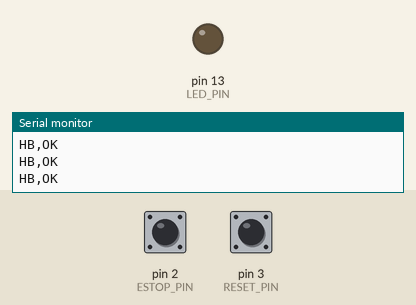
Recording of a sketch running on a simulated Arduino Uno, built with avr-gcc and run on an emulated ATmega328P. Parts: output pins drawn as LEDs (lit = HIGH), the last lines printed to the serial monitor. The inputs (shaded band) are chosen by the test bench; at power-on: pin 2 (ESTOP_PIN) HIGH, pin 3 (RESET_PIN) HIGH.

Above: at 1.2 s.
1.3 s: pin 2 (ESTOP_PIN) pulled LOW for 0.15 s
At 2.5 s:
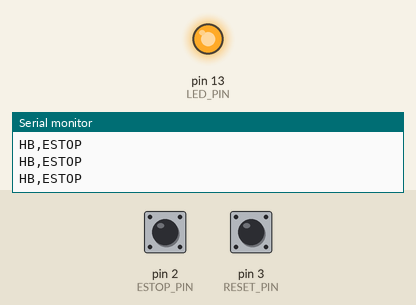
2.9 s: pin 3 (RESET_PIN) pulled LOW for 0.15 s
At 3.8 s:
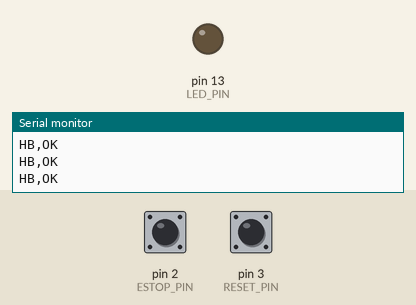
4.5 s: pin 2 (ESTOP_PIN) pulled LOW for 1 s
At 5.1 s:
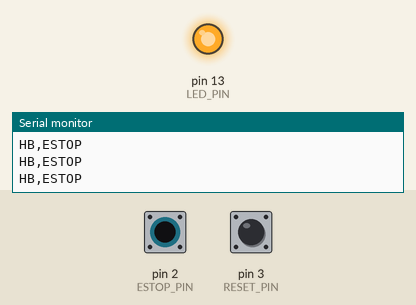
7.0 s: pin 3 (RESET_PIN) pulled LOW for 1 s
At 8.2 s:
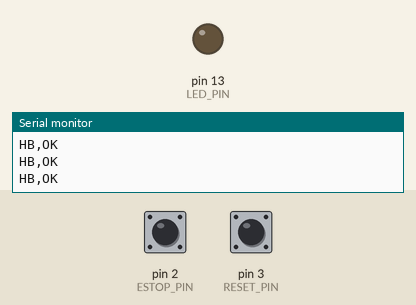
9.5 s: pin 2 (ESTOP_PIN) driven LOW and pin 3 (RESET_PIN) driven LOW
At 10.1 s:
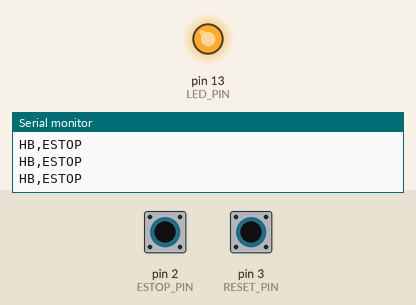
Timing chart, 0 to 12.0 s (numbered marks = the images above; inputs shaded):
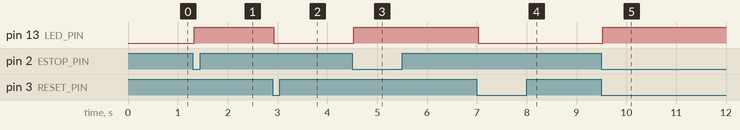

The sketch:

Pool_EStop_Arduino.ino
```cpp
/*
  Pool_EStop_Arduino - physical E-STOP + RESET for Pool_Robot_Menu_EStop.py

  WIRING (no resistors needed - the Arduino's internal pull-ups are used)
    E-STOP button : one leg -> pin 2, other leg -> GND
    RESET  button : one leg -> pin 3, other leg -> GND
    (optional) LED: pin 13 is the on-board LED - lit while the e-stop is latched
    USB cable to the PC (this is also the serial link, 115200 baud)

  With INPUT_PULLUP a pin reads HIGH when the button is up and LOW when pressed.

  BEHAVIOUR
    * Pressing E-STOP LATCHES the stop inside the Arduino. Letting go of the
      button does NOT clear it - only a RESET press does.
    * RESET is ignored while the E-STOP button is still held down.
    * The Arduino sends its state 10 times a second ("HB,ESTOP" or "HB,OK").
      This is a heartbeat: if the PC stops hearing it (cable pulled, board
      crashed) the Python side treats that as an E-STOP too.
    * Each press is also sent once as an event ("EVT,ESTOP" / "EVT,RESET") so
      the menu reacts on the very next frame.

  Serial messages (one per line):
    HB,OK        heartbeat, no stop latched
    HB,ESTOP     heartbeat, stop latched
    EVT,ESTOP    e-stop button just pressed
    EVT,RESET    reset button just pressed (and the latch was cleared)
    EVT,RESET_HELD  reset pressed but refused - e-stop button is still held
    READY        sent once after power-up
*/

const int ESTOP_PIN = 2;
const int RESET_PIN = 3;
const int LED_PIN   = 13;

const unsigned long DEBOUNCE_MS  = 30;    // a reading must be steady this long to count
const unsigned long HEARTBEAT_MS = 100;   // send state every 100 ms

struct Button {
  int pin;
  bool stable;              // debounced level: true = pressed
  bool lastRaw;
  unsigned long changedAt;
};

Button estopBtn = {ESTOP_PIN, false, false, 0};
Button resetBtn = {RESET_PIN, false, false, 0};

bool latched = false;
unsigned long lastBeat = 0;

// Returns true once, on the debounced press edge
bool Pressed_Edge(Button &b) {
  bool raw = (digitalRead(b.pin) == LOW);       // LOW = pressed (button pulls the pin to GND)
  unsigned long now = millis();
  if (raw != b.lastRaw) {                       // still bouncing - restart the timer
    b.lastRaw = raw;
    b.changedAt = now;
  }
  if (raw != b.stable && now - b.changedAt >= DEBOUNCE_MS) {
    b.stable = raw;
    return b.stable;                            // only report the press, not the release
  }
  return false;
}

void Send_Heartbeat() {
  Serial.println(latched ? "HB,ESTOP" : "HB,OK");
}

void setup() {
  pinMode(ESTOP_PIN, INPUT_PULLUP);
  pinMode(RESET_PIN, INPUT_PULLUP);
  pinMode(LED_PIN, OUTPUT);
  Serial.begin(115200);

  // If the e-stop is already held down at power-up, start latched (fail safe)
  delay(DEBOUNCE_MS);
  estopBtn.stable = estopBtn.lastRaw = (digitalRead(ESTOP_PIN) == LOW);
  resetBtn.stable = resetBtn.lastRaw = (digitalRead(RESET_PIN) == LOW);
  latched = estopBtn.stable;

  Serial.println("READY");
  Send_Heartbeat();
}

void loop() {
  if (Pressed_Edge(estopBtn)) {
    latched = true;
    Serial.println("EVT,ESTOP");
    Send_Heartbeat();
  }

  // holding the e-stop down keeps it latched, whatever else happens
  if (estopBtn.stable) latched = true;

  if (Pressed_Edge(resetBtn)) {
    if (estopBtn.stable) {
      Serial.println("EVT,RESET_HELD");         // can't reset while the e-stop is still pressed
    } else {
      latched = false;
      Serial.println("EVT,RESET");
    }
    Send_Heartbeat();
  }

  digitalWrite(LED_PIN, latched ? HIGH : LOW);

  if (millis() - lastBeat >= HEARTBEAT_MS) {
    lastBeat = millis();
    Send_Heartbeat();
  }
}
```

Measured:
- after the input at 1.3 s, pin 13 (LED_PIN): LOW → HIGH at once
- after the input at 2.9 s, pin 13 (LED_PIN): HIGH → LOW at once
- after the input at 4.5 s, pin 13 (LED_PIN): LOW → HIGH at once
- after the input at 7.0 s, pin 13 (LED_PIN): HIGH → LOW at once
- after the input at 9.5 s, pin 13 (LED_PIN): LOW → HIGH at once
